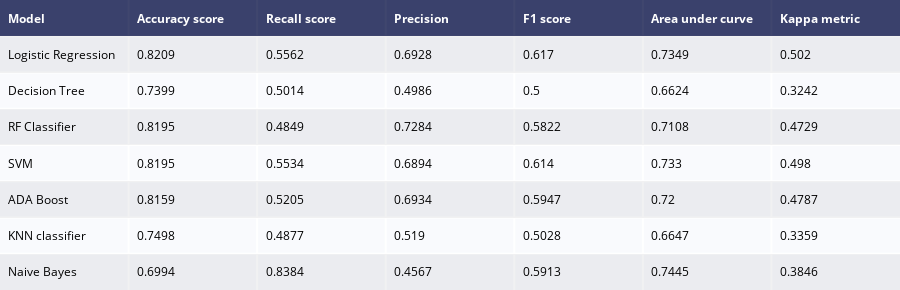

Notebook code cell kept with this figure:
### Code cell
import plotly.offline as py #Model Performance
py.init_notebook_mode(connected=True)
import plotly.figure_factory as ff
from sklearn.metrics import f1_score
from sklearn.metrics import cohen_kappa_score
from sklearn.metrics import confusion_matrix,accuracy_score,classification_report
from sklearn.metrics import roc_auc_score,roc_curve,scorer
import statsmodels.api as sm

from sklearn.metrics import precision_score,recall_score


#gives model report in dataframe
def model_report(model,X_train, X_test, y_train, y_test,name) :
    model.fit(X_train,y_train)
    predictions  = model.predict(X_test)
    accuracy     = accuracy_score(y_test,predictions)
    recallscore  = recall_score(y_test,predictions)
    precision    = precision_score(y_test,predictions)
    roc_auc      = roc_auc_score(y_test,predictions)
    f1score      = f1_score(y_test,predictions) 
    kappa_metric = cohen_kappa_score(y_test,predictions)
    
    df = pd.DataFrame({"Model"           : [name],
                       "Accuracy score"  : [accuracy],
                       "Recall score"    : [recallscore],
                       "Precision"       : [precision],
                       "F1 score"        : [f1score],
                       "Area under curve": [roc_auc],
                       "Kappa metric"    : [kappa_metric],
                      })
    return df

#outputs for every model
model1 = model_report(model_lr,X_train, X_test, y_train, y_test, "Logistic Regression")
model2 = model_report(model_dt,X_train, X_test, y_train, y_test,"Decision Tree")
model3 = model_report(model_rf,X_train, X_test, y_train, y_test,"RF Classifier")
model4 = model_report(model_svm,X_train, X_test, y_train, y_test,"SVM")
model5 = model_report(model_ada,X_train, X_test, y_train, y_test,"ADA Boost")
model6 = model_report(model_knn,X_train, X_test, y_train, y_test,"KNN classifier")
model7 = model_report(model_gnb,X_train, X_test, y_train, y_test,"Naive Bayes")


#concat all models
model_performances = pd.concat([model1,model2,model3,model4,model5, model6, model7],axis = 0).reset_index()

model_performances = model_performances.drop(columns = "index",axis =1)

table  = ff.create_table(np.round(model_performances,4))

py.iplot(table)

### Figure 1 — Plotly figure (JSON) as saved in the notebook; plotly's stock layout.template omitted (floating-point values rounded to 4 significant figures)
{"data": [{"colorscale": [[0, "#00083e"], [0.5, "#ededee"], [1, "#ffffff"]], "hoverinfo": "none", "opacity": 0.75, "showscale": false, "type": "heatmap", "z": [[0, 0, 0, 0, 0, 0, 0], [0.5, 0.5, 0.5, 0.5, 0.5, 0.5, 0.5], [1, 1, 1, 1, 1, 1, 1], [0.5, 0.5, 0.5, 0.5, 0.5, 0.5, 0.5], [1, 1, 1, 1, 1, 1, 1], [0.5, 0.5, 0.5, 0.5, 0.5, 0.5, 0.5], [1, 1, 1, 1, 1, 1, 1], [0.5, 0.5, 0.5, 0.5, 0.5, 0.5, 0.5]]}], "layout": {"annotations": [{"align": "left", "font": {"color": "#ffffff"}, "showarrow": false, "text": "<b>Model</b>", "x": -0.45, "xanchor": "left", "xref": "x", "y": 0, "yref": "y"}, {"align": "left", "font": {"color": "#ffffff"}, "showarrow": false, "text": "<b>Accuracy score</b>", "x": 0.55, "xanchor": "left", "xref": "x", "y": 0, "yref": "y"}, {"align": "left", "font": {"color": "#ffffff"}, "showarrow": false, "text": "<b>Recall score</b>", "x": 1.55, "xanchor": "left", "xref": "x", "y": 0, "yref": "y"}, {"align": "left", "font": {"color": "#ffffff"}, "showarrow": false, "text": "<b>Precision</b>", "x": 2.55, "xanchor": "left", "xref": "x", "y": 0, "yref": "y"}, {"align": "left", "font": {"color": "#ffffff"}, "showarrow": false, "text": "<b>F1 score</b>", "x": 3.55, "xanchor": "left", "xref": "x", "y": 0, "yref": "y"}, {"align": "left", "font": {"color": "#ffffff"}, "showarrow": false, "text": "<b>Area under curve</b>", "x": 4.55, "xanchor": "left", "xref": "x", "y": 0, "yref": "y"}, {"align": "left", "font": {"color": "#ffffff"}, "showarrow": false, "text": "<b>Kappa metric</b>", "x": 5.55, "xanchor": "left", "xref": "x", "y": 0, "yref": "y"}, {"align": "left", "font": {"color": "#000000"}, "showarrow": false, "text": "Logistic Regression", "x": -0.45, "xanchor": "left", "xref": "x", "y": 1, "yref": "y"}, {"align": "left", "font": {"color": "#000000"}, "showarrow": false, "text": "0.8209", "x": 0.55, "xanchor": "left", "xref": "x", "y": 1, "yref": "y"}, {"align": "left", "font": {"color": "#000000"}, "showarrow": false, "text": "0.5562", "x": 1.55, "xanchor": "left", "xref": "x", "y": 1, "yref": "y"}, {"align": "left", "font": {"color": "#000000"}, "showarrow": false, "text": "0.6928", "x": 2.55, "xanchor": "left", "xref": "x", "y": 1, "yref": "y"}, {"align": "left", "font": {"color": "#000000"}, "showarrow": false, "text": "0.617", "x": 3.55, "xanchor": "left", "xref": "x", "y": 1, "yref": "y"}, {"align": "left", "font": {"color": "#000000"}, "showarrow": false, "text": "0.7349", "x": 4.55, "xanchor": "left", "xref": "x", "y": 1, "yref": "y"}, {"align": "left", "font": {"color": "#000000"}, "showarrow": false, "text": "0.502", "x": 5.55, "xanchor": "left", "xref": "x", "y": 1, "yref": "y"}, {"align": "left", "font": {"color": "#000000"}, "showarrow": false, "text": "Decision Tree", "x": -0.45, "xanchor": "left", "xref": "x", "y": 2, "yref": "y"}, {"align": "left", "font": {"color": "#000000"}, "showarrow": false, "text": "0.7399", "x": 0.55, "xanchor": "left", "xref": "x", "y": 2, "yref": "y"}, {"align": "left", "font": {"color": "#000000"}, "showarrow": false, "text": "0.5014", "x": 1.55, "xanchor": "left", "xref": "x", "y": 2, "yref": "y"}, {"align": "left", "font": {"color": "#000000"}, "showarrow": false, "text": "0.4986", "x": 2.55, "xanchor": "left", "xref": "x", "y": 2, "yref": "y"}, {"align": "left", "font": {"color": "#000000"}, "showarrow": false, "text": "0.5", "x": 3.55, "xanchor": "left", "xref": "x", "y": 2, "yref": "y"}, {"align": "left", "font": {"color": "#000000"}, "showarrow": false, "text": "0.6624", "x": 4.55, "xanchor": "left", "xref": "x", "y": 2, "yref": "y"}, {"align": "left", "font": {"color": "#000000"}, "showarrow": false, "text": "0.3242", "x": 5.55, "xanchor": "left", "xref": "x", "y": 2, "yref": "y"}, {"align": "left", "font": {"color": "#000000"}, "showarrow": false, "text": "RF Classifier", "x": -0.45, "xanchor": "left", "xref": "x", "y": 3, "yref": "y"}, {"align": "left", "font": {"color": "#000000"}, "showarrow": false, "text": "0.8195", "x": 0.55, "xanchor": "left", "xref": "x", "y": 3, "yref": "y"}, {"align": "left", "font": {"color": "#000000"}, "showarrow": false, "text": "0.4849", "x": 1.55, "xanchor": "left", "xref": "x", "y": 3, "yref": "y"}, {"align": "left", "font": {"color": "#000000"}, "showarrow": false, "text": "0.7284", "x": 2.55, "xanchor": "left", "xref": "x", "y": 3, "yref": "y"}, {"align": "left", "font": {"color": "#000000"}, "showarrow": false, "text": "0.5822", "x": 3.55, "xanchor": "left", "xref": "x", "y": 3, "yref": "y"}, {"align": "left", "font": {"color": "#000000"}, "showarrow": false, "text": "0.7108", "x": 4.55, "xanchor": "left", "xref": "x", "y": 3, "yref": "y"}, {"align": "left", "font": {"color": "#000000"}, "showarrow": false, "text": "0.4729", "x": 5.55, "xanchor": "left", "xref": "x", "y": 3, "yref": "y"}, {"align": "left", "font": {"color": "#000000"}, "showarrow": false, "text": "SVM", "x": -0.45, "xanchor": "left", "xref": "x", "y": 4, "yref": "y"}, {"align": "left", "font": {"color": "#000000"}, "showarrow": false, "text": "0.8195", "x": 0.55, "xanchor": "left", "xref": "x", "y": 4, "yref": "y"}, {"align": "left", "font": {"color": "#000000"}, "showarrow": false, "text": "0.5534", "x": 1.55, "xanchor": "left", "xref": "x", "y": 4, "yref": "y"}, {"align": "left", "font": {"color": "#000000"}, "showarrow": false, "text": "0.6894", "x": 2.55, "xanchor": "left", "xref": "x", "y": 4, "yref": "y"}, {"align": "left", "font": {"color": "#000000"}, "showarrow": false, "text": "0.614", "x": 3.55, "xanchor": "left", "xref": "x", "y": 4, "yref": "y"}, {"align": "left", "font": {"color": "#000000"}, "showarrow": false, "text": "0.733", "x": 4.55, "xanchor": "left", "xref": "x", "y": 4, "yref": "y"}, {"align": "left", "font": {"color": "#000000"}, "showarrow": false, "text": "0.498", "x": 5.55, "xanchor": "left", "xref": "x", "y": 4, "yref": "y"}, {"align": "left", "font": {"color": "#000000"}, "showarrow": false, "text": "ADA Boost", "x": -0.45, "xanchor": "left", "xref": "x", "y": 5, "yref": "y"}, {"align": "left", "font": {"color": "#000000"}, "showarrow": false, "text": "0.8159", "x": 0.55, "xanchor": "left", "xref": "x", "y": 5, "yref": "y"}, {"align": "left", "font": {"color": "#000000"}, "showarrow": false, "text": "0.5205", "x": 1.55, "xanchor": "left", "xref": "x", "y": 5, "yref": "y"}, {"align": "left", "font": {"color": "#000000"}, "showarrow": false, "text": "0.6934", "x": 2.55, "xanchor": "left", "xref": "x", "y": 5, "yref": "y"}, {"align": "left", "font": {"color": "#000000"}, "showarrow": false, "text": "0.5947", "x": 3.55, "xanchor": "left", "xref": "x", "y": 5, "yref": "y"}, {"align": "left", "font": {"color": "#000000"}, "showarrow": false, "text": "0.72", "x": 4.55, "xanchor": "left", "xref": "x", "y": 5, "yref": "y"}, {"align": "left", "font": {"color": "#000000"}, "showarrow": false, "text": "0.4787", "x": 5.55, "xanchor": "left", "xref": "x", "y": 5, "yref": "y"}, {"align": "left", "font": {"color": "#000000"}, "showarrow": false, "text": "KNN classifier", "x": -0.45, "xanchor": "left", "xref": "x", "y": 6, "yref": "y"}, {"align": "left", "font": {"color": "#000000"}, "showarrow": false, "text": "0.7498", "x": 0.55, "xanchor": "left", "xref": "x", "y": 6, "yref": "y"}, {"align": "left", "font": {"color": "#000000"}, "showarrow": false, "text": "0.4877", "x": 1.55, "xanchor": "left", "xref": "x", "y": 6, "yref": "y"}, {"align": "left", "font": {"color": "#000000"}, "showarrow": false, "text": "0.519", "x": 2.55, "xanchor": "left", "xref": "x", "y": 6, "yref": "y"}, {"align": "left", "font": {"color": "#000000"}, "showarrow": false, "text": "0.5028", "x": 3.55, "xanchor": "left", "xref": "x", "y": 6, "yref": "y"}, {"align": "left", "font": {"color": "#000000"}, "showarrow": false, "text": "0.6647", "x": 4.55, "xanchor": "left", "xref": "x", "y": 6, "yref": "y"}, {"align": "left", "font": {"color": "#000000"}, "showarrow": false, "text": "0.3359", "x": 5.55, "xanchor": "left", "xref": "x", "y": 6, "yref": "y"}, {"align": "left", "font": {"color": "#000000"}, "showarrow": false, "text": "Naive Bayes", "x": -0.45, "xanchor": "left", "xref": "x", "y": 7, "yref": "y"}, {"align": "left", "font": {"color": "#000000"}, "showarrow": false, "text": "0.6994", "x": 0.55, "xanchor": "left", "xref": "x", "y": 7, "yref": "y"}, {"align": "left", "font": {"color": "#000000"}, "showarrow": false, "text": "0.8384", "x": 1.55, "xanchor": "left", "xref": "x", "y": 7, "yref": "y"}, {"align": "left", "font": {"color": "#000000"}, "showarrow": false, "text": "0.4567", "x": 2.55, "xanchor": "left", "xref": "x", "y": 7, "yref": "y"}, {"align": "left", "font": {"color": "#000000"}, "showarrow": false, "text": "0.5913", "x": 3.55, "xanchor": "left", "xref": "x", "y": 7, "yref": "y"}, {"align": "left", "font": {"color": "#000000"}, "showarrow": false, "text": "0.7445", "x": 4.55, "xanchor": "left", "xref": "x", "y": 7, "yref": "y"}, {"align": "left", "font": {"color": "#000000"}, "showarrow": false, "text": "0.3846", "x": 5.55, "xanchor": "left", "xref": "x", "y": 7, "yref": "y"}], "height": 290, "margin": {"b": 0, "l": 0, "r": 0, "t": 0}, "xaxis": {"dtick": 1, "gridwidth": 2, "showticklabels": false, "tick0": -0.5, "ticks": "", "zeroline": false}, "yaxis": {"autorange": "reversed", "dtick": 1, "gridwidth": 2, "showticklabels": false, "tick0": 0.5, "ticks": "", "zeroline": false}}}
